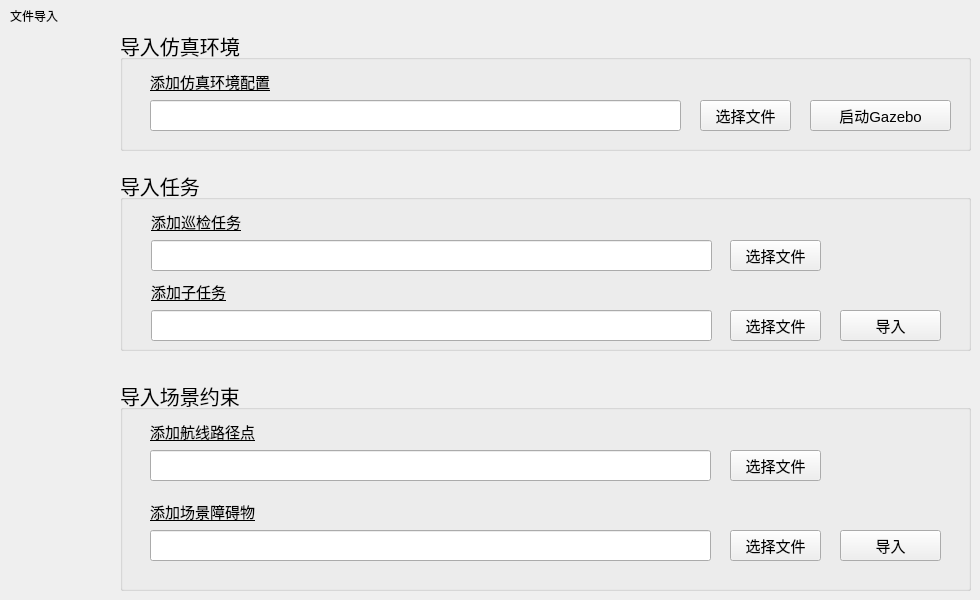
    <widget class="QWidget" name="stackedWidgetPage1">
     <property name="sizePolicy">
      <sizepolicy hsizetype="Preferred" vsizetype="Preferred">
       <horstretch>0</horstretch>
       <verstretch>0</verstretch>
      </sizepolicy>
     </property>
     <widget class="QLabel" name="label_5">
      <property name="geometry">
       <rect>
        <x>10</x>
        <y>0</y>
        <width>171</width>
        <height>31</height>
       </rect>
      </property>
      <property name="text">
       <string>文件导入</string>
      </property>
     </widget>
     <widget class="QGroupBox" name="groupBox_11">
      <property name="geometry">
       <rect>
        <x>120</x>
        <y>380</y>
        <width>851</width>
        <height>211</height>
       </rect>
      </property>
      <property name="font">
       <font>
        <pointsize>15</pointsize>
       </font>
      </property>
      <property name="title">
       <string>导入场景约束</string>
      </property>
      <widget class="QLabel" name="label_6">
       <property name="geometry">
        <rect>
         <x>30</x>
         <y>120</y>
         <width>211</width>
         <height>23</height>
        </rect>
       </property>
       <property name="font">
        <font>
         <pointsize>11</pointsize>
        </font>
       </property>
       <property name="text">
        <string>&lt;html&gt;&lt;head/&gt;&lt;body&gt;&lt;p&gt;&lt;span style=&quot; text-decoration: underline;&quot;&gt;添加场景障碍物&lt;/span&gt;&lt;/p&gt;&lt;/body&gt;&lt;/html&gt;</string>
       </property>
      </widget>
      <widget class="QLineEdit" name="wayPointlineEdit">
       <property name="geometry">
        <rect>
         <x>30</x>
         <y>70</y>
         <width>561</width>
         <height>31</height>
        </rect>
       </property>
       <property name="sizePolicy">
        <sizepolicy hsizetype="Fixed" vsizetype="Fixed">
         <horstretch>0</horstretch>
         <verstretch>0</verstretch>
        </sizepolicy>
       </property>
       <property name="font">
        <font>
         <pointsize>11</pointsize>
        </font>
       </property>
      </widget>
      <widget class="QPushButton" name="obstaclesFileButton">
       <property name="geometry">
        <rect>
         <x>610</x>
         <y>150</y>
         <width>91</width>
         <height>31</height>
        </rect>
       </property>
       <property name="sizePolicy">
        <sizepolicy hsizetype="Fixed" vsizetype="Fixed">
         <horstretch>0</horstretch>
         <verstretch>0</verstretch>
        </sizepolicy>
       </property>
       <property name="font">
        <font>
         <pointsize>11</pointsize>
        </font>
       </property>
       <property name="text">
        <string>选择文件</string>
       </property>
      </widget>
      <widget class="QPushButton" name="wayPointFileButton">
       <property name="geometry">
        <rect>
         <x>610</x>
         <y>70</y>
         <width>91</width>
         <height>31</height>
        </rect>
       </property>
       <property name="sizePolicy">
        <sizepolicy hsizetype="Fixed" vsizetype="Fixed">
         <horstretch>0</horstretch>
         <verstretch>0</verstretch>
        </sizepolicy>
       </property>
       <property name="font">
        <font>
         <pointsize>11</pointsize>
        </font>
       </property>
       <property name="text">
        <string>选择文件</string>
       </property>
      </widget>
      <widget class="QLineEdit" name="obstacleslineEdit">
       <property name="geometry">
        <rect>
         <x>30</x>
         <y>150</y>
         <width>561</width>
         <height>31</height>
        </rect>
       </property>
       <property name="sizePolicy">
        <sizepolicy hsizetype="Fixed" vsizetype="Fixed">
         <horstretch>0</horstretch>
         <verstretch>0</verstretch>
        </sizepolicy>
       </property>
       <property name="font">
        <font>
         <pointsize>11</pointsize>
        </font>
       </property>
      </widget>
      <widget class="QLabel" name="label_36">
       <property name="geometry">
        <rect>
         <x>30</x>
         <y>40</y>
         <width>211</width>
         <height>23</height>
        </rect>
       </property>
       <property name="font">
        <font>
         <pointsize>11</pointsize>
        </font>
       </property>
       <property name="text">
        <string>&lt;html&gt;&lt;head/&gt;&lt;body&gt;&lt;p&gt;&lt;span style=&quot; text-decoration: underline;&quot;&gt;添加航线路径点&lt;/span&gt;&lt;/p&gt;&lt;/body&gt;&lt;/html&gt;</string>
       </property>
      </widget>
      <widget class="QPushButton" name="globalTaskFileButton_4">
       <property name="geometry">
        <rect>
         <x>720</x>
         <y>150</y>
         <width>101</width>
         <height>31</height>
        </rect>
       </property>
       <property name="sizePolicy">
        <sizepolicy hsizetype="Fixed" vsizetype="Fixed">
         <horstretch>0</horstretch>
         <verstretch>0</verstretch>
        </sizepolicy>
       </property>
       <property name="font">
        <font>
         <pointsize>11</pointsize>
        </font>
       </property>
       <property name="text">
        <string>导入</string>
       </property>
      </widget>
     </widget>
     <widget class="QGroupBox" name="groupBox_12">
      <property name="geometry">
       <rect>
        <x>120</x>
        <y>170</y>
        <width>851</width>
        <height>181</height>
       </rect>
      </property>
      <property name="font">
       <font>
        <pointsize>15</pointsize>
       </font>
      </property>
      <property name="title">
       <string>导入任务</string>
      </property>
      <widget class="QPushButton" name="globalTaskFileButton">
       <property name="geometry">
        <rect>
         <x>610</x>
         <y>70</y>
         <width>91</width>
         <height>31</height>
        </rect>
       </property>
       <property name="sizePolicy">
        <sizepolicy hsizetype="Fixed" vsizetype="Fixed">
         <horstretch>0</horstretch>
         <verstretch>0</verstretch>
        </sizepolicy>
       </property>
       <property name="font">
        <font>
         <pointsize>11</pointsize>
        </font>
       </property>
       <property name="text">
        <string>选择文件</string>
       </property>
      </widget>
      <widget class="QLabel" name="label_17">
       <property name="geometry">
        <rect>
         <x>31</x>
         <y>40</y>
         <width>181</width>
         <height>23</height>
        </rect>
       </property>
       <property name="font">
        <font>
         <pointsize>11</pointsize>
        </font>
       </property>
       <property name="text">
        <string>&lt;html&gt;&lt;head/&gt;&lt;body&gt;&lt;p&gt;&lt;span style=&quot; text-decoration: underline;&quot;&gt;添加巡检任务&lt;/span&gt;&lt;/p&gt;&lt;/body&gt;&lt;/html&gt;</string>
       </property>
      </widget>
      <widget class="QLineEdit" name="subTasklineEdit">
       <property name="geometry">
        <rect>
         <x>31</x>
         <y>140</y>
         <width>561</width>
         <height>31</height>
        </rect>
       </property>
       <property name="sizePolicy">
        <sizepolicy hsizetype="Fixed" vsizetype="Fixed">
         <horstretch>0</horstretch>
         <verstretch>0</verstretch>
        </sizepolicy>
       </property>
       <property name="font">
        <font>
         <pointsize>11</pointsize>
        </font>
       </property>
      </widget>
      <widget class="QLabel" name="label_18">
       <property name="geometry">
        <rect>
         <x>31</x>
         <y>110</y>
         <width>181</width>
         <height>23</height>
        </rect>
       </property>
       <property name="font">
        <font>
         <pointsize>11</pointsize>
        </font>
       </property>
       <property name="text">
        <string>&lt;html&gt;&lt;head/&gt;&lt;body&gt;&lt;p&gt;&lt;span style=&quot; text-decoration: underline;&quot;&gt;添加子任务&lt;/span&gt;&lt;/p&gt;&lt;/body&gt;&lt;/html&gt;</string>
       </property>
      </widget>
      <widget class="QLineEdit" name="globalTasklineEdit">
       <property name="geometry">
        <rect>
         <x>31</x>
         <y>70</y>
         <width>561</width>
         <height>31</height>
        </rect>
       </property>
       <property name="sizePolicy">
        <sizepolicy hsizetype="Fixed" vsizetype="Fixed">
         <horstretch>0</horstretch>
         <verstretch>0</verstretch>
        </sizepolicy>
       </property>
       <property name="font">
        <font>
         <pointsize>11</pointsize>
        </font>
       </property>
      </widget>
      <widget class="QPushButton" name="subTaskFileButton">
       <property name="geometry">
        <rect>
         <x>610</x>
         <y>140</y>
         <width>91</width>
         <height>31</height>
        </rect>
       </property>
       <property name="sizePolicy">
        <sizepolicy hsizetype="Fixed" vsizetype="Fixed">
         <horstretch>0</horstretch>
         <verstretch>0</verstretch>
        </sizepolicy>
       </property>
       <property name="font">
        <font>
         <pointsize>11</pointsize>
        </font>
       </property>
       <property name="text">
        <string>选择文件</string>
       </property>
      </widget>
      <widget class="QPushButton" name="globalTaskLoadingButton">
       <property name="geometry">
        <rect>
         <x>720</x>
         <y>140</y>
         <width>101</width>
         <height>31</height>
        </rect>
       </property>
       <property name="sizePolicy">
        <sizepolicy hsizetype="Fixed" vsizetype="Fixed">
         <horstretch>0</horstretch>
         <verstretch>0</verstretch>
        </sizepolicy>
       </property>
       <property name="font">
        <font>
         <pointsize>11</pointsize>
        </font>
       </property>
       <property name="text">
        <string>导入</string>
       </property>
      </widget>
     </widget>
     <widget class="QGroupBox" name="groupBox_13">
      <property name="geometry">
       <rect>
        <x>120</x>
        <y>30</y>
        <width>851</width>
        <height>121</height>
       </rect>
      </property>
      <property name="font">
       <font>
        <pointsize>15</pointsize>
       </font>
      </property>
      <property name="title">
       <string>导入仿真环境</string>
      </property>
      <widget class="QPushButton" name="envStartButton">
       <property name="geometry">
        <rect>
         <x>690</x>
         <y>70</y>
         <width>141</width>
         <height>31</height>
        </rect>
       </property>
       <property name="sizePolicy">
        <sizepolicy hsizetype="Fixed" vsizetype="Fixed">
         <horstretch>0</horstretch>
         <verstretch>0</verstretch>
        </sizepolicy>
       </property>
       <property name="font">
        <font>
         <pointsize>11</pointsize>
        </font>
       </property>
       <property name="text">
        <string>启动Gazebo</string>
       </property>
      </widget>
      <widget class="QLineEdit" name="envlineEdit">
       <property name="geometry">
        <rect>
         <x>30</x>
         <y>70</y>
         <width>531</width>
         <height>31</height>
        </rect>
       </property>
       <property name="sizePolicy">
        <sizepolicy hsizetype="Fixed" vsizetype="Fixed">
         <horstretch>0</horstretch>
         <verstretch>0</verstretch>
        </sizepolicy>
       </property>
       <property name="font">
        <font>
         <pointsize>11</pointsize>
        </font>
       </property>
      </widget>
      <widget class="QLabel" name="label_2">
       <property name="geometry">
        <rect>
         <x>30</x>
         <y>40</y>
         <width>161</width>
         <height>23</height>
        </rect>
       </property>
       <property name="font">
        <font>
         <pointsize>11</pointsize>
        </font>
       </property>
       <property name="text">
        <string>&lt;html&gt;&lt;head/&gt;&lt;body&gt;&lt;p&gt;&lt;span style=&quot; text-decoration: underline;&quot;&gt;添加仿真环境配置&lt;/span&gt;&lt;/p&gt;&lt;/body&gt;&lt;/html&gt;</string>
       </property>
      </widget>
      <widget class="QPushButton" name="envFileButton">
       <property name="geometry">
        <rect>
         <x>580</x>
         <y>70</y>
         <width>91</width>
         <height>31</height>
        </rect>
       </property>
       <property name="sizePolicy">
        <sizepolicy hsizetype="Fixed" vsizetype="Fixed">
         <horstretch>0</horstretch>
         <verstretch>0</verstretch>
        </sizepolicy>
       </property>
       <property name="font">
        <font>
         <pointsize>11</pointsize>
        </font>
       </property>
       <property name="text">
        <string>选择文件</string>
       </property>
      </widget>
     </widget>
    </widget>
